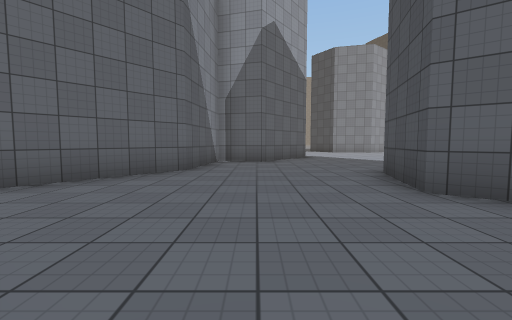
view 1 (above)

18 first-person views from a walk through a 3-D level made in the Unity game engine. The camera is 1.2 m above the floor, tilts 4° down and sees 90° across. The floor is counted in squares, 2 m on a side. Each view is taken from the middle of a square. On the plan, view 1 faces up. The plan holds only what a view shows up to about 9 squares ahead; the rest is blank. The place goes on beyond the plan. The player is left out. Surface patterns are stand-ins for the level's own textures.

view 2
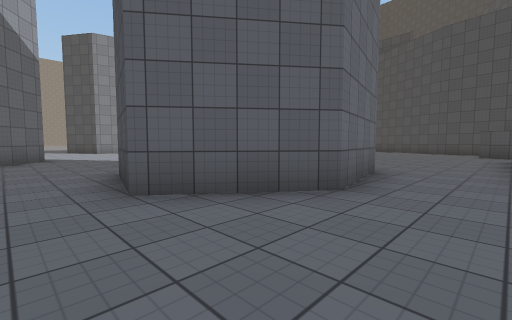

view 3
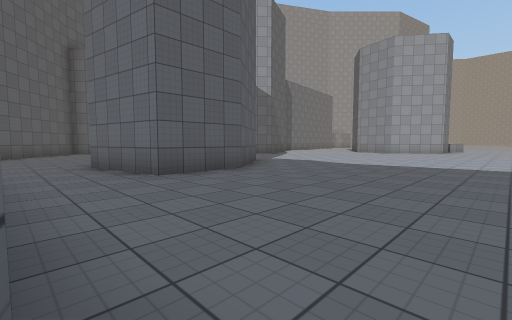

view 4
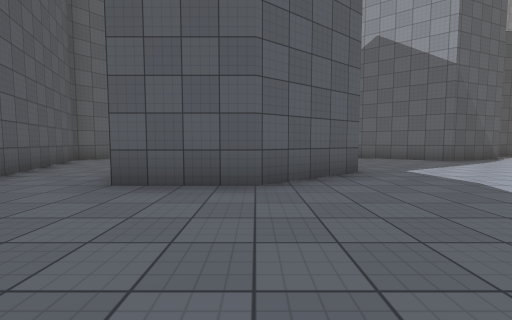

view 5
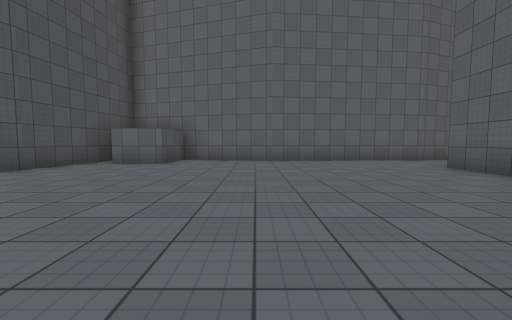

view 6
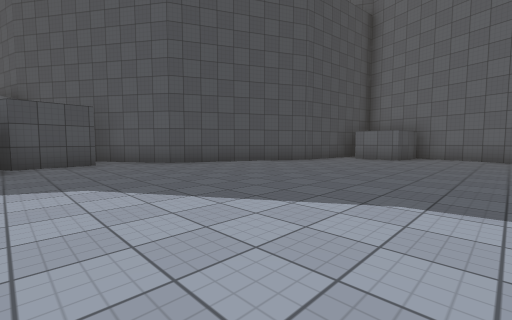

view 7
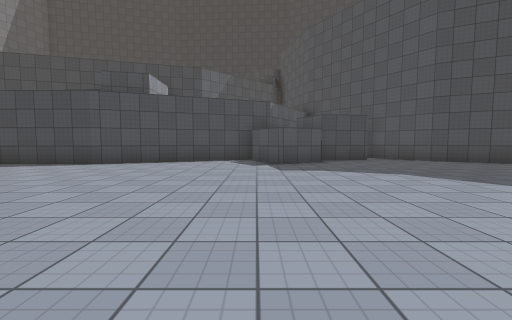

view 8
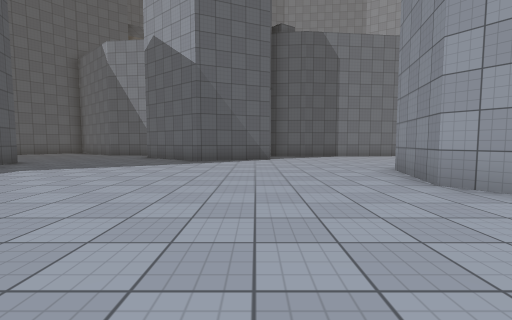

view 9
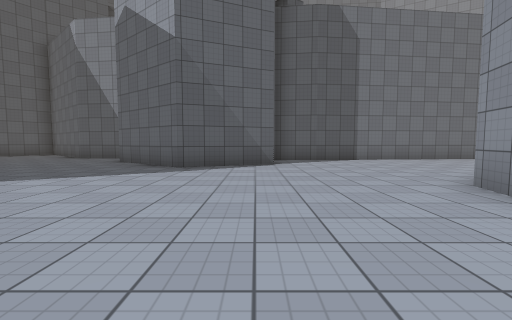

view 10
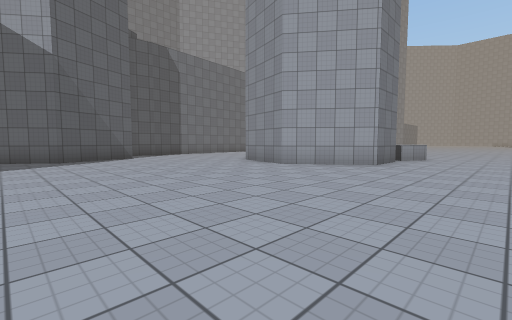

view 11
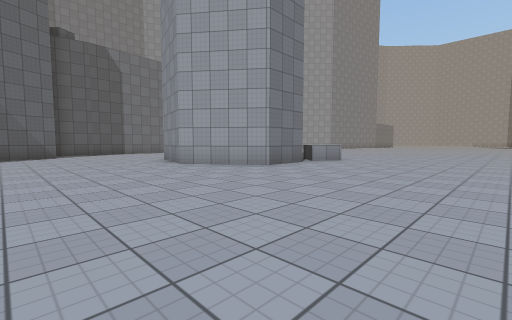

view 12
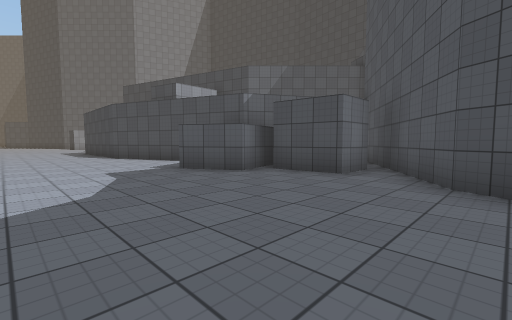

view 13
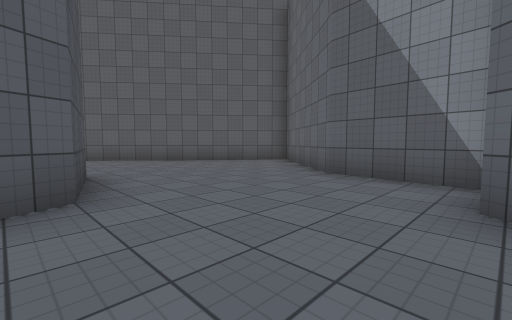

view 14
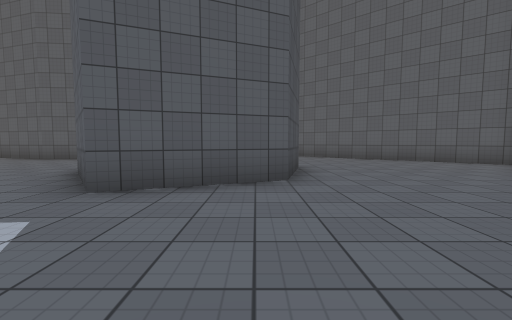

view 15
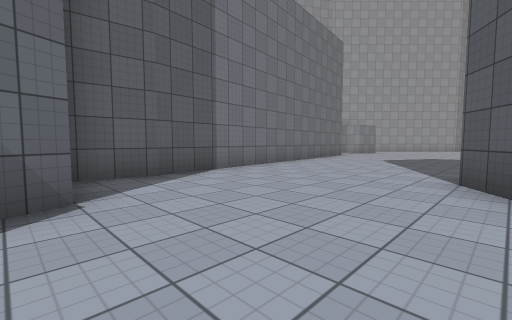

view 16
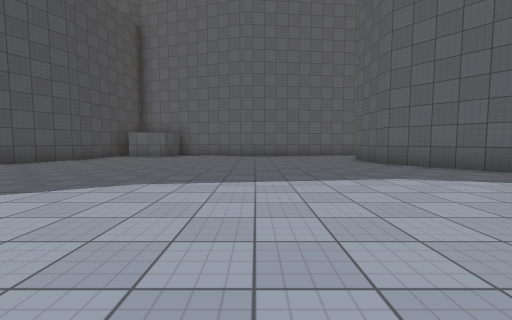

view 17
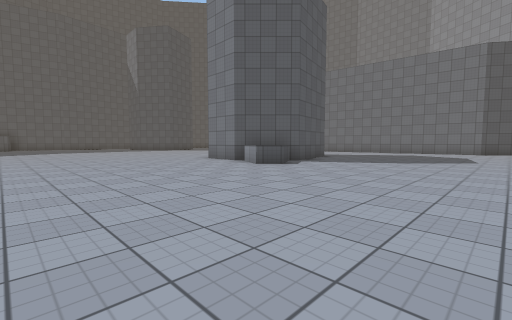

view 18
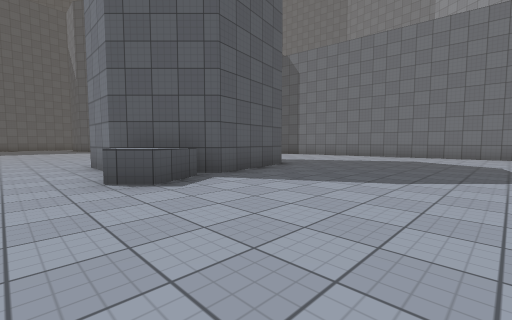

### Floor plan
Points are (right, up) in squares from view 1. A wall is a line through its corners. A room is listed if a view was taken in it or the views show most of it. See-through windows are left out.
Room 1 (views 1, 2, 3, 4, 5, 6, 7, 8, 9, 10, 11, 12, 13, 14, 15, 16, 17, 18)
walls: (4.1, 15.6) (3.5, 16.6); (5, 6) (6.5, 4) (6.5, 2) (4, 1.5) (2, 3) (2.5, 5) (5, 6); (1, 12.6) (2, 10.1) (0.2, 7.8) (-1.2, 8.2) (-1.5, 5.5) (-4, 2.5) (1.5, -2) (5.5, -0.5); (4.5, 18.5) (7, 19) (8.5, 17.5) (8.5, 16) (6.5, 14.5) (4.5, 15); (-0.5, 14.1) (-0.7, 12.6); (18.8, 12) (17, 16.5) (17, 19.1); (19.2, 10.5) (17.7, 10.1) (16.9, 11.3) (18.2, 12.1); (-1.1, 19.7) (-0.5, 14); (19.8, 8.2) (18.6, 8.3) (18.4, 9.8); (5.4, -0.5) (10.5, 0) (13.4, -0.9) (13.6, 0.9) (15.2, 0.7); (15.6, -0.3) (16, 2.5) (18, 6.5) (21.6, 8.9); (-1.5, 23.1) (-1.3, 21.5)
low walls: (7.5, 19) (8.5, 19.5) (9, 19) (8.5, 18)

Where each view was taken, in squares from view 1:
view 1: 0 up, 0 right, facing up
view 2: 0 up, 1 right, facing up-right
view 3: 0 up, 11 right, facing up-left
view 4: 4 up, 10 right, facing left
view 5: 8 up, 11 right, facing down
view 6: 10 up, 11 right, facing down-right
view 7: 12 up, 10 right, facing right
view 8: 12 up, 10 right, facing left
view 9: 12 up, 8 right, facing left
view 10: 9 up, 11 right, facing up-left
view 11: 11 up, 13 right, facing up-left
view 12: 6 up, 14 right, facing up-right
view 13: 8 up, 3 right, facing down-left
view 14: 9 up, 3 right, facing down
view 15: 12 up, 4 right, facing up-left
view 16: 11 up, 10 right, facing down
view 17: 24 up, 14 right, facing down-left
view 18: 23 up, 10 right, facing down-left
